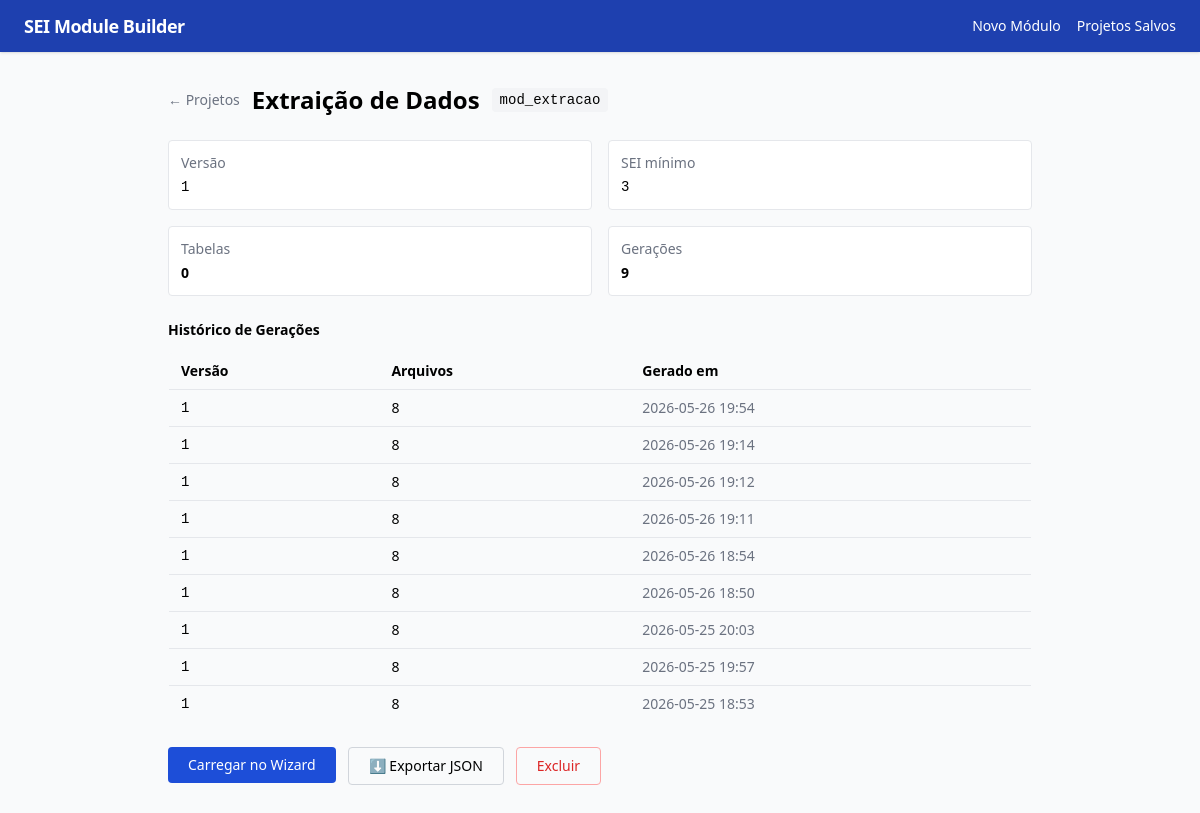
The page /projetos/2 on the database its author committed.
### tables this page shows
CREATE TABLE projetos (
    id           INTEGER PRIMARY KEY AUTOINCREMENT,
    slug         TEXT NOT NULL,
    nome         TEXT NOT NULL,
    definicao    TEXT NOT NULL,   -- JSON completo de ModuloDefinicao
    criado_em    TEXT NOT NULL,
    atualizado_em TEXT NOT NULL
);

CREATE TABLE geracoes (
    id           INTEGER PRIMARY KEY AUTOINCREMENT,
    projeto_id   INTEGER NOT NULL REFERENCES projetos(id) ON DELETE CASCADE,
    versao       TEXT NOT NULL,
    arquivos     INTEGER NOT NULL DEFAULT 0,
    gerado_em    TEXT NOT NULL
);

### main.py (the view)
@app.get("/projetos/{projeto_id}", response_class=HTMLResponse)
async def projeto_detalhe(request: Request, projeto_id: int):
    projeto = carregar_projeto(projeto_id)
    if not projeto:
        flash(request, "Projeto não encontrado.")
        return RedirectResponse("/projetos", status_code=303)
    return templates.TemplateResponse(request, "projetos/detalhe.html", context={
        "flashes": get_flashes(request), "projeto": projeto,
    })

### templates/projetos/detalhe.html (shortened to what this page needs)
{% extends "base.html" %}
{% block content %}
<div class="flex items-center gap-3 mb-6">
  <a href="/projetos" class="text-gray-500 hover:text-gray-700 text-sm">← Projetos</a>
  <h1 class="text-2xl font-bold">{{ projeto.nome }}</h1>
  <code class="bg-gray-100 text-sm px-2 py-0.5 rounded">{{ projeto.slug }}</code>
</div>
<div class="grid grid-cols-2 gap-4 mb-6 text-sm">
  <div class="bg-white border rounded p-3">
    <p class="text-gray-500 mb-1">Versão</p>
    <p class="font-mono">{{ projeto.definicao.versao }}</p>
  </div>
  <div class="bg-white border rounded p-3">
    <p class="text-gray-500 mb-1">SEI mínimo</p>
    <p class="font-mono">{{ projeto.definicao.sei_versao_min }}</p>
  </div>
  <div class="bg-white border rounded p-3">
    <p class="text-gray-500 mb-1">Tabelas</p>
    <p class="font-bold">{{ projeto.definicao.tabelas | length }}</p>
  </div>
  <div class="bg-white border rounded p-3">
    <p class="text-gray-500 mb-1">Gerações</p>
    <p class="font-bold">{{ projeto.geracoes | length }}</p>
  </div>
</div>
{% if projeto.geracoes %}
<h2 class="font-semibold mb-3 text-sm">Histórico de Gerações</h2>
<table class="w-full text-sm border rounded overflow-hidden mb-6">
  <thead class="bg-gray-50">
    <tr>
      <th class="text-left px-3 py-2">Versão</th>
      <th class="text-left px-3 py-2">Arquivos</th>
      <th class="text-left px-3 py-2">Gerado em</th>
    </tr>
  </thead>
  <tbody>
    {% for g in projeto.geracoes %}
    <tr class="border-t">
      <td class="px-3 py-2 font-mono">{{ g.versao }}</td>
      <td class="px-3 py-2">{{ g.arquivos }}</td>
      <td class="px-3 py-2 text-gray-500">{{ g.gerado_em[:16].replace("T"," ") }}</td>
    </tr>
    {% endfor %}
  </tbody>
</table>
{% endif %}
<div class="flex gap-3 flex-wrap">
  <form method="POST" action="/projetos/{{ projeto.id }}/carregar">
    <button class="bg-blue-700 text-white px-5 py-2 rounded hover:bg-blue-800 text-sm">
      Carregar no Wizard
    </button>
  </form>
  <a href="/projetos/{{ projeto.id }}/exportar"
     class="border border-gray-300 px-5 py-2 rounded text-sm hover:bg-gray-50 flex items-center gap-1">
    ⬇ Exportar JSON
  </a>
  <form method="POST" action="/projetos/{{ projeto.id }}/excluir"
        onsubmit="return confirm('Excluir este projeto?')">
    <button class="border border-red-300 text-red-600 px-5 py-2 rounded hover:bg-red-50 text-sm">
      Excluir
    </button>
  </form>
</div>
{% endblock %}

### rows shown on the page
projetos: nome "Extraição de Dados", slug "mod_extracao"
geracoes: versao "1", arquivos "8", gerado_em "2026-05-26 19:54"
geracoes: versao "1", arquivos "8", gerado_em "2026-05-26 19:14"
geracoes: versao "1", arquivos "8", gerado_em "2026-05-26 19:12"
geracoes: versao "1", arquivos "8", gerado_em "2026-05-26 19:11"
geracoes: versao "1", arquivos "8", gerado_em "2026-05-26 18:54"
geracoes: versao "1", arquivos "8", gerado_em "2026-05-26 18:50"
geracoes: versao "1", arquivos "8", gerado_em "2026-05-25 20:03"
geracoes: versao "1", arquivos "8", gerado_em "2026-05-25 19:57"
geracoes: versao "1", arquivos "8", gerado_em "2026-05-25 18:53"

### other values the page prints
{{ projeto.definicao.versao }} "1"
{{ projeto.definicao.sei_versao_min }} "3"
{{ projeto.definicao.tabelas | length }} "0"
{{ projeto.geracoes | length }} "9"
